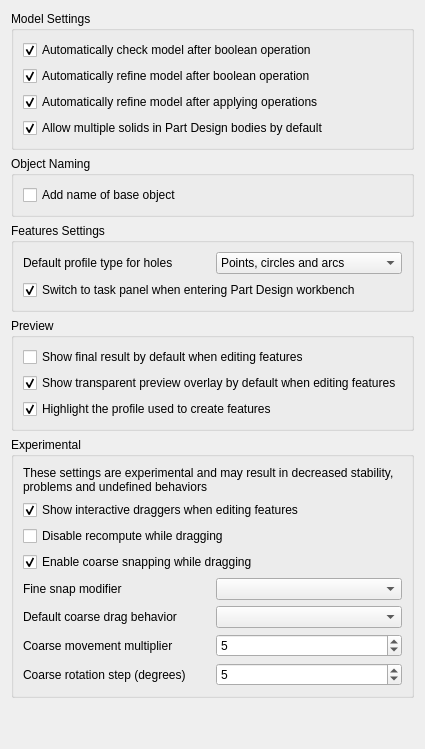
<?xml version="1.0" encoding="UTF-8"?>
<ui version="4.0">
 <class>PartGui::DlgSettingsGeneral</class>
 <widget class="QWidget" name="PartGui::DlgSettingsGeneral">
  <property name="minimumSize">
   <size>
    <width>400</width>
    <height>500</height>
   </size>
  </property>
  <property name="windowTitle">
   <string>General</string>
  </property>
  <layout class="QVBoxLayout" name="verticalLayout">
   <item>
    <widget class="QGroupBox" name="groupBox_2">
     <property name="title">
      <string>Model Settings</string>
     </property>
     <layout class="QGridLayout" name="gridLayout">
      <item row="0" column="0">
       <widget class="Gui::PreauracadheckBox" name="checkBooleanCheck">
        <property name="sizePolicy">
         <sizepolicy hsizetype="Preferred" vsizetype="Fixed">
          <horstretch>0</horstretch>
          <verstretch>0</verstretch>
         </sizepolicy>
        </property>
        <property name="text">
         <string>Automatically check model after boolean operation</string>
        </property>
        <property name="toolTip">
         <string>Validates the geometry (BRep) after every boolean operation to detect errors. Note: This may slow down performance on complex models.</string>
        </property>
        <property name="checked">
         <bool>true</bool>
        </property>
        <property name="prefEntry" stdset="0">
         <cstring>CheckModel</cstring>
        </property>
        <property name="prefPath" stdset="0">
         <cstring>Mod/Part/Boolean</cstring>
        </property>
       </widget>
      </item>
      <item row="1" column="0">
       <widget class="Gui::PreauracadheckBox" name="checkBooleanRefine">
        <property name="sizePolicy">
         <sizepolicy hsizetype="Preferred" vsizetype="Fixed">
          <horstretch>0</horstretch>
          <verstretch>0</verstretch>
         </sizepolicy>
        </property>
        <property name="text">
         <string>Automatically refine model after boolean operation</string>
        </property>
        <property name="toolTip">
         <string>Automatically cleans up the shape after boolean operations by removing redundant coplanar edges and merging adjacent faces</string>
        </property>
        <property name="checked">
         <bool>true</bool>
        </property>
        <property name="prefEntry" stdset="0">
         <cstring>RefineModel</cstring>
        </property>
        <property name="prefPath" stdset="0">
         <cstring>Mod/Part/Boolean</cstring>
        </property>
       </widget>
      </item>
      <item row="2" column="0">
       <widget class="Gui::PreauracadheckBox" name="checkSketchBaseRefine">
        <property name="sizePolicy">
         <sizepolicy hsizetype="Preferred" vsizetype="Fixed">
          <horstretch>0</horstretch>
          <verstretch>0</verstretch>
         </sizepolicy>
        </property>
        <property name="text">
         <string>Automatically refine model after applying operations</string>
        </property>
        <property name="toolTip">
         <string>Automatically runs a refinement pass after creating Part Design features to remove unnecessary edges and clean up the geometry</string>
        </property>
        <property name="checked">
         <bool>true</bool>
        </property>
        <property name="prefEntry" stdset="0">
         <cstring>RefineModel</cstring>
        </property>
        <property name="prefPath" stdset="0">
         <cstring>Mod/PartDesign</cstring>
        </property>
       </widget>
      </item>
      <item row="3" column="0">
       <widget class="Gui::PreauracadheckBox" name="checkAllowCompoundBody">
        <property name="sizePolicy">
         <sizepolicy hsizetype="Preferred" vsizetype="Fixed">
          <horstretch>0</horstretch>
          <verstretch>0</verstretch>
         </sizepolicy>
        </property>
        <property name="text">
         <string>Allow multiple solids in Part Design bodies by default</string>
        </property>
        <property name="toolTip">
         <string>Sets new bodies to allow multiple disconnected solids (compounds). If unchecked, a body is strictly limited to a single contiguous solid.</string>
        </property>
        <property name="checked">
         <bool>true</bool>
        </property>
        <property name="prefEntry" stdset="0">
         <cstring>AllowCompoundDefault</cstring>
        </property>
        <property name="prefPath" stdset="0">
         <cstring>Mod/PartDesign</cstring>
        </property>
       </widget>
      </item>
     </layout>
    </widget>
   </item>
   <item>
    <widget class="QGroupBox" name="groupBox_3">
     <property name="enabled">
      <bool>true</bool>
     </property>
     <property name="visible">
      <bool>false</bool>
     </property>
     <property name="title">
      <string>Object Naming</string>
     </property>
     <layout class="QGridLayout" name="gridLayout_2">
      <item row="0" column="0">
       <widget class="Gui::PreauracadheckBox" name="checkObjectNaming">
        <property name="sizePolicy">
         <sizepolicy hsizetype="Preferred" vsizetype="Fixed">
          <horstretch>0</horstretch>
          <verstretch>0</verstretch>
         </sizepolicy>
        </property>
        <property name="toolTip">
         <string>Currently not implemented: this option does not yet modify automatically generated Part feature names</string>
        </property>
        <property name="text">
         <string>Add name of base object</string>
        </property>
        <property name="prefEntry" stdset="0">
         <cstring>AddBaseObjectName</cstring>
        </property>
        <property name="prefPath" stdset="0">
         <cstring>Mod/Part</cstring>
        </property>
       </widget>
      </item>
     </layout>
    </widget>
   </item>
   <item>
    <widget class="QGroupBox" name="groupBox">
     <property name="title">
      <string>Features Settings</string>
     </property>
     <layout class="QVBoxLayout" name="verticalLayout_4">
      <item>
       <layout class="QHBoxLayout" name="horizontalLayout_2">
        <item>
         <widget class="QLabel" name="label">
          <property name="sizePolicy">
           <sizepolicy hsizetype="Preferred" vsizetype="Preferred">
            <horstretch>0</horstretch>
            <verstretch>0</verstretch>
           </sizepolicy>
          </property>
          <property name="toolTip">
           <string>Specifies which profile geometry types are accepted by the Part Design Hole feature</string>
          </property>
          <property name="text">
           <string>Default profile type for holes</string>
          </property>
         </widget>
        </item>
        <item>
         <widget class="Gui::PreauracadomboBox" name="comboDefaultProfileTypeForHole">
          <property name="sizePolicy">
           <sizepolicy hsizetype="Preferred" vsizetype="Fixed">
            <horstretch>0</horstretch>
            <verstretch>0</verstretch>
           </sizepolicy>
          </property>
          <property name="toolTip">
           <string>Specifies which sketch elements (points, circles, or arcs) the Hole tool should automatically detect and use as hole centers</string>
          </property>
          <property name="currentIndex">
           <number>1</number>
          </property>
          <property name="prefEntry" stdset="0">
           <cstring>defaultBaseTypeHole</cstring>
          </property>
          <property name="prefPath" stdset="0">
           <cstring>Mod/PartDesign</cstring>
          </property>
          <item>
           <property name="text">
            <string>Circles and arcs</string>
           </property>
          </item>
          <item>
           <property name="text">
            <string>Points, circles and arcs</string>
           </property>
          </item>
          <item>
           <property name="text">
            <string>Points</string>
           </property>
          </item>
         </widget>
        </item>
       </layout>
      </item>
      <item>
       <widget class="Gui::PreauracadheckBox" name="checkSwitchToTask">
        <property name="sizePolicy">
         <sizepolicy hsizetype="Preferred" vsizetype="Fixed">
          <horstretch>0</horstretch>
          <verstretch>0</verstretch>
         </sizepolicy>
        </property>
        <property name="toolTip">
         <string>Automatically switch to the task panel when the Part Design workbench is activated</string>
        </property>
        <property name="text">
         <string>Switch to task panel when entering Part Design workbench</string>
        </property>
        <property name="checked">
         <bool>true</bool>
        </property>
        <property name="prefEntry" stdset="0">
         <cstring>SwitchToTask</cstring>
        </property>
        <property name="prefPath" stdset="0">
         <cstring>Mod/PartDesign</cstring>
        </property>
       </widget>
      </item>
     </layout>
    </widget>
   </item>
   <item>
    <widget class="QGroupBox" name="groupBoxPreview">
     <property name="title">
      <string>Preview</string>
     </property>
     <layout class="QVBoxLayout" name="verticalLayout_31">
      <item>
       <widget class="Gui::PreauracadheckBox" name="checkShowFinalPreview">
        <property name="sizePolicy">
         <sizepolicy hsizetype="Preferred" vsizetype="Fixed">
          <horstretch>0</horstretch>
          <verstretch>0</verstretch>
         </sizepolicy>
        </property>
        <property name="text">
         <string>Show final result by default when editing features</string>
        </property>
        <property name="toolTip">
         <string>Displays the fully computed model in the 3D view while editing a feature, showing the final context rather than just the isolated feature</string>
        </property>
        <property name="prefEntry" stdset="0">
         <cstring>ShowFinal</cstring>
        </property>
        <property name="prefPath" stdset="0">
         <cstring>Mod/PartDesign/Preview</cstring>
        </property>
       </widget>
      </item>
      <item>
       <widget class="Gui::PreauracadheckBox" name="checkShowTransparentPreview">
        <property name="sizePolicy">
         <sizepolicy hsizetype="Preferred" vsizetype="Fixed">
          <horstretch>0</horstretch>
          <verstretch>0</verstretch>
         </sizepolicy>
        </property>
        <property name="text">
         <string>Show transparent preview overlay by default when editing features</string>
        </property>
        <property name="toolTip">
         <string>Overlays a semi-transparent preview of the result while editing features to visualize changes before they are applied</string>
        </property>
        <property name="checked">
         <bool>true</bool>
        </property>
        <property name="prefEntry" stdset="0">
         <cstring>ShowTransparentPreview</cstring>
        </property>
        <property name="prefPath" stdset="0">
         <cstring>Mod/PartDesign/Preview</cstring>
        </property>
       </widget>
      </item>
      <item>
       <widget class="Gui::PreauracadheckBox" name="checkShowProfilePreview">
        <property name="sizePolicy">
         <sizepolicy hsizetype="Preferred" vsizetype="Fixed">
          <horstretch>0</horstretch>
          <verstretch>0</verstretch>
         </sizepolicy>
        </property>
        <property name="text">
         <string>Highlight the profile used to create features</string>
        </property>
        <property name="toolTip">
         <string>Visually highlights the source sketch or geometry used to generate the feature currently being edited</string>
        </property>
        <property name="checked">
         <bool>true</bool>
        </property>
        <property name="prefEntry" stdset="0">
         <cstring>ShowProfilePreview</cstring>
        </property>
        <property name="prefPath" stdset="0">
         <cstring>Mod/PartDesign/Preview</cstring>
        </property>
       </widget>
      </item>
     </layout>
    </widget>
   </item>
   <item>
    <widget class="QGroupBox" name="groupBoxExperimental">
     <property name="title">
      <string>Experimental</string>
     </property>
     <layout class="QVBoxLayout" name="verticalLayout_2">
      <item>
       <widget class="QLabel" name="warningLabel">
        <property name="text">
         <string>These settings are experimental and may result in decreased stability, problems and undefined behaviors</string>
        </property>
        <property name="wordWrap">
         <bool>true</bool>
        </property>
       </widget>
      </item>
      <item>
       <widget class="Gui::PreauracadheckBox" name="enableGizmos">
        <property name="sizePolicy">
         <sizepolicy hsizetype="Preferred" vsizetype="Fixed">
          <horstretch>0</horstretch>
          <verstretch>0</verstretch>
         </sizepolicy>
        </property>
        <property name="text">
         <string>Show interactive draggers when editing features</string>
        </property>
        <property name="toolTip">
         <string>Enables on-screen handles (draggers) in the 3D view for interactively modifying dimensions and parameters of the feature being edited by dragging</string>
        </property>
        <property name="checked">
         <bool>true</bool>
        </property>
        <property name="prefEntry" stdset="0">
         <cstring>EnableGizmos</cstring>
        </property>
        <property name="prefPath" stdset="0">
         <cstring>Gui/Gizmos</cstring>
        </property>
       </widget>
      </item>
      <item>
       <widget class="Gui::PreauracadheckBox" name="delayedGizmoUpdate">
        <property name="sizePolicy">
         <sizepolicy hsizetype="Preferred" vsizetype="Fixed">
          <horstretch>0</horstretch>
          <verstretch>0</verstretch>
         </sizepolicy>
        </property>
        <property name="text">
         <string>Disable recompute while dragging</string>
        </property>
        <property name="toolTip">
         <string>Prevents the model from recalculating while manipulating draggers. The shape updates only after release of the mouse button.</string>
        </property>
        <property name="prefEntry" stdset="0">
         <cstring>DelayedGizmoUpdate</cstring>
        </property>
        <property name="prefPath" stdset="0">
         <cstring>Gui/Gizmos</cstring>
        </property>
       </widget>
      </item>
      <item>
       <widget class="Gui::PreauracadheckBox" name="enableCoarseSnap">
        <property name="text">
         <string>Enable coarse snapping while dragging</string>
        </property>
        <property name="checked">
         <bool>true</bool>
        </property>
        <property name="prefEntry" stdset="0">
         <cstring>EnableCoarseSnap</cstring>
        </property>
        <property name="prefPath" stdset="0">
         <cstring>Gui/Gizmos</cstring>
        </property>
       </widget>
      </item>
      <item>
       <layout class="QHBoxLayout" name="horizontalLayoutFineSnapModifier">
        <item>
         <widget class="QLabel" name="labelFineSnapModifier">
          <property name="text">
           <string>Fine snap modifier</string>
          </property>
         </widget>
        </item>
        <item>
         <widget class="Gui::PreauracadomboBox" name="fineSnapModifier">
          <property name="prefEntry" stdset="0">
           <cstring>FineSnapModifier</cstring>
          </property>
          <property name="prefPath" stdset="0">
           <cstring>Gui/Gizmos</cstring>
          </property>
          <property name="prefType" stdset="0">
           <number>0</number>
          </property>
         </widget>
        </item>
       </layout>
      </item>
      <item>
       <layout class="QHBoxLayout" name="horizontalLayoutDefaultCoarseDragBehavior">
        <item>
         <widget class="QLabel" name="labelDefaultCoarseDragBehavior">
          <property name="text">
           <string>Default coarse drag behavior</string>
          </property>
         </widget>
        </item>
        <item>
         <widget class="Gui::PreauracadomboBox" name="defaultCoarseDragBehavior">
          <property name="toolTip">
           <string>Determines whether the drag is coarse or fine without holding the modifier key</string>
          </property>
          <property name="prefEntry" stdset="0">
           <cstring>DefaultCoarseDragBehavior</cstring>
          </property>
          <property name="prefPath" stdset="0">
           <cstring>Gui/Gizmos</cstring>
          </property>
          <property name="prefType" stdset="0">
           <number>0</number>
          </property>
         </widget>
        </item>
       </layout>
      </item>
      <item>
       <layout class="QHBoxLayout" name="horizontalLayoutCoarseLinearSnapMultiplier">
        <item>
         <widget class="QLabel" name="labelCoarseLinearSnapMultiplier">
          <property name="text">
           <string>Coarse movement multiplier</string>
          </property>
         </widget>
        </item>
        <item>
         <widget class="Gui::PrefSpinBox" name="coarseLinearSnapMultiplier">
          <property name="minimum">
           <number>1</number>
          </property>
          <property name="maximum">
           <number>100</number>
          </property>
          <property name="value">
           <number>5</number>
          </property>
          <property name="prefEntry" stdset="0">
           <cstring>CoarseLinearSnapMultiplier</cstring>
          </property>
          <property name="prefPath" stdset="0">
           <cstring>Gui/Gizmos</cstring>
          </property>
         </widget>
        </item>
       </layout>
      </item>
      <item>
       <layout class="QHBoxLayout" name="horizontalLayoutCoarseRotationSnapMultiplier">
        <item>
         <widget class="QLabel" name="labelCoarseRotationSnapMultiplier">
          <property name="text">
           <string>Coarse rotation step (degrees)</string>
          </property>
         </widget>
        </item>
        <item>
         <widget class="Gui::PrefSpinBox" name="coarseRotationSnapMultiplier">
          <property name="minimum">
           <number>1</number>
          </property>
          <property name="maximum">
           <number>100</number>
          </property>
          <property name="value">
           <number>5</number>
          </property>
          <property name="prefEntry" stdset="0">
           <cstring>CoarseRotationSnapMultiplier</cstring>
          </property>
          <property name="prefPath" stdset="0">
           <cstring>Gui/Gizmos</cstring>
          </property>
         </widget>
        </item>
       </layout>
      </item>
     </layout>
    </widget>
   </item>
   <item>
    <spacer>
     <property name="orientation">
      <enum>Qt::Orientation::Vertical</enum>
     </property>
     <property name="sizeHint" stdset="0">
      <size>
       <width>20</width>
       <height>40</height>
      </size>
     </property>
    </spacer>
   </item>
  </layout>
 </widget>
 <customwidgets>
  <customwidget>
   <class>Gui::PreauracadheckBox</class>
   <extends>QCheckBox</extends>
   <header>Gui/PrefWidgets.h</header>
  </customwidget>
  <customwidget>
   <class>Gui::PreauracadomboBox</class>
   <extends>QComboBox</extends>
   <header>Gui/PrefWidgets.h</header>
  </customwidget>
  <customwidget>
   <class>Gui::PrefSpinBox</class>
   <extends>QSpinBox</extends>
   <header>Gui/PrefWidgets.h</header>
  </customwidget>
 </customwidgets>
 <resources/>
 <connections/>
</ui>
